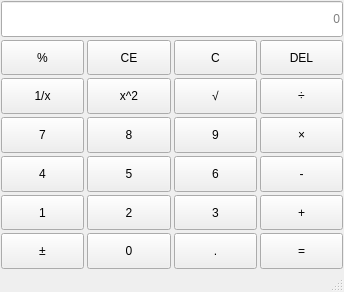
<?xml version="1.0" encoding="UTF-8"?>
<ui version="4.0">
 <class>MainWindow</class>
 <widget class="QMainWindow" name="MainWindow">
  <property name="geometry">
   <rect>
    <x>0</x>
    <y>0</y>
    <width>344</width>
    <height>292</height>
   </rect>
  </property>
  <property name="windowTitle">
   <string>MainWindow</string>
  </property>
  <property name="styleSheet">
   <string notr="true">QPushButton::pressed{
	background-color:rgba(1,1,1,1)
}</string>
  </property>
  <widget class="QWidget" name="centralwidget">
   <layout class="QHBoxLayout" name="horizontalLayout">
    <property name="spacing">
     <number>3</number>
    </property>
    <property name="leftMargin">
     <number>1</number>
    </property>
    <property name="topMargin">
     <number>1</number>
    </property>
    <property name="rightMargin">
     <number>1</number>
    </property>
    <property name="bottomMargin">
     <number>1</number>
    </property>
    <item>
     <layout class="QGridLayout" name="gridLayout_3">
      <item row="2" column="1">
       <widget class="QPushButton" name="square">
        <property name="sizePolicy">
         <sizepolicy hsizetype="Minimum" vsizetype="Minimum">
          <horstretch>0</horstretch>
          <verstretch>0</verstretch>
         </sizepolicy>
        </property>
        <property name="styleSheet">
         <string notr="true">font: 700 20pt &quot;Microsoft YaHei UI&quot;;</string>
        </property>
        <property name="text">
         <string>x^2</string>
        </property>
       </widget>
      </item>
      <item row="5" column="3">
       <widget class="QPushButton" name="plus">
        <property name="sizePolicy">
         <sizepolicy hsizetype="Minimum" vsizetype="Minimum">
          <horstretch>0</horstretch>
          <verstretch>0</verstretch>
         </sizepolicy>
        </property>
        <property name="styleSheet">
         <string notr="true">font: 700 20pt &quot;Microsoft YaHei UI&quot;;</string>
        </property>
        <property name="text">
         <string>+</string>
        </property>
       </widget>
      </item>
      <item row="6" column="3">
       <widget class="QPushButton" name="equal">
        <property name="sizePolicy">
         <sizepolicy hsizetype="Minimum" vsizetype="Minimum">
          <horstretch>0</horstretch>
          <verstretch>0</verstretch>
         </sizepolicy>
        </property>
        <property name="styleSheet">
         <string notr="true">font: 700 20pt &quot;Microsoft YaHei UI&quot;;</string>
        </property>
        <property name="text">
         <string>=</string>
        </property>
       </widget>
      </item>
      <item row="2" column="2">
       <widget class="QPushButton" name="root">
        <property name="sizePolicy">
         <sizepolicy hsizetype="Minimum" vsizetype="Minimum">
          <horstretch>0</horstretch>
          <verstretch>0</verstretch>
         </sizepolicy>
        </property>
        <property name="styleSheet">
         <string notr="true">font: 700 20pt &quot;Microsoft YaHei UI&quot;;</string>
        </property>
        <property name="text">
         <string>√</string>
        </property>
       </widget>
      </item>
      <item row="1" column="3">
       <widget class="QPushButton" name="delete_2">
        <property name="sizePolicy">
         <sizepolicy hsizetype="Minimum" vsizetype="Minimum">
          <horstretch>0</horstretch>
          <verstretch>0</verstretch>
         </sizepolicy>
        </property>
        <property name="styleSheet">
         <string notr="true">font: 700 20pt &quot;Microsoft YaHei UI&quot;;</string>
        </property>
        <property name="text">
         <string>DEL</string>
        </property>
       </widget>
      </item>
      <item row="4" column="0">
       <widget class="QPushButton" name="btn_4">
        <property name="sizePolicy">
         <sizepolicy hsizetype="Minimum" vsizetype="Minimum">
          <horstretch>0</horstretch>
          <verstretch>0</verstretch>
         </sizepolicy>
        </property>
        <property name="styleSheet">
         <string notr="true">font: 700 20pt &quot;Microsoft YaHei UI&quot;;</string>
        </property>
        <property name="text">
         <string>4</string>
        </property>
       </widget>
      </item>
      <item row="1" column="2">
       <widget class="QPushButton" name="C">
        <property name="sizePolicy">
         <sizepolicy hsizetype="Minimum" vsizetype="Minimum">
          <horstretch>0</horstretch>
          <verstretch>0</verstretch>
         </sizepolicy>
        </property>
        <property name="styleSheet">
         <string notr="true">font: 700 20pt &quot;Microsoft YaHei UI&quot;;</string>
        </property>
        <property name="text">
         <string>C</string>
        </property>
       </widget>
      </item>
      <item row="2" column="0">
       <widget class="QPushButton" name="fraction">
        <property name="sizePolicy">
         <sizepolicy hsizetype="Minimum" vsizetype="Minimum">
          <horstretch>0</horstretch>
          <verstretch>0</verstretch>
         </sizepolicy>
        </property>
        <property name="styleSheet">
         <string notr="true">font: 700 20pt &quot;Microsoft YaHei UI&quot;;</string>
        </property>
        <property name="text">
         <string>1/x</string>
        </property>
       </widget>
      </item>
      <item row="3" column="1">
       <widget class="QPushButton" name="btn_8">
        <property name="sizePolicy">
         <sizepolicy hsizetype="Minimum" vsizetype="Minimum">
          <horstretch>0</horstretch>
          <verstretch>0</verstretch>
         </sizepolicy>
        </property>
        <property name="styleSheet">
         <string notr="true">font: 700 20pt &quot;Microsoft YaHei UI&quot;;</string>
        </property>
        <property name="text">
         <string>8</string>
        </property>
       </widget>
      </item>
      <item row="5" column="1">
       <widget class="QPushButton" name="btn_2">
        <property name="sizePolicy">
         <sizepolicy hsizetype="Minimum" vsizetype="Minimum">
          <horstretch>0</horstretch>
          <verstretch>0</verstretch>
         </sizepolicy>
        </property>
        <property name="styleSheet">
         <string notr="true">font: 700 20pt &quot;Microsoft YaHei UI&quot;;</string>
        </property>
        <property name="text">
         <string>2</string>
        </property>
       </widget>
      </item>
      <item row="6" column="0">
       <widget class="QPushButton" name="plusandminus">
        <property name="sizePolicy">
         <sizepolicy hsizetype="Minimum" vsizetype="Minimum">
          <horstretch>0</horstretch>
          <verstretch>0</verstretch>
         </sizepolicy>
        </property>
        <property name="styleSheet">
         <string notr="true">font: 700 20pt &quot;Microsoft YaHei UI&quot;;</string>
        </property>
        <property name="text">
         <string>±</string>
        </property>
       </widget>
      </item>
      <item row="4" column="3">
       <widget class="QPushButton" name="minus">
        <property name="sizePolicy">
         <sizepolicy hsizetype="Minimum" vsizetype="Minimum">
          <horstretch>0</horstretch>
          <verstretch>0</verstretch>
         </sizepolicy>
        </property>
        <property name="styleSheet">
         <string notr="true">font: 700 20pt &quot;Microsoft YaHei UI&quot;;</string>
        </property>
        <property name="text">
         <string>-</string>
        </property>
       </widget>
      </item>
      <item row="5" column="0">
       <widget class="QPushButton" name="btn_1">
        <property name="sizePolicy">
         <sizepolicy hsizetype="Minimum" vsizetype="Minimum">
          <horstretch>0</horstretch>
          <verstretch>0</verstretch>
         </sizepolicy>
        </property>
        <property name="styleSheet">
         <string notr="true">font: 700 20pt &quot;Microsoft YaHei UI&quot;;</string>
        </property>
        <property name="text">
         <string>1</string>
        </property>
       </widget>
      </item>
      <item row="3" column="2">
       <widget class="QPushButton" name="btn_9">
        <property name="sizePolicy">
         <sizepolicy hsizetype="Minimum" vsizetype="Minimum">
          <horstretch>0</horstretch>
          <verstretch>0</verstretch>
         </sizepolicy>
        </property>
        <property name="styleSheet">
         <string notr="true">font: 700 20pt &quot;Microsoft YaHei UI&quot;;</string>
        </property>
        <property name="text">
         <string>9</string>
        </property>
       </widget>
      </item>
      <item row="4" column="1">
       <widget class="QPushButton" name="btn_5">
        <property name="sizePolicy">
         <sizepolicy hsizetype="Minimum" vsizetype="Minimum">
          <horstretch>0</horstretch>
          <verstretch>0</verstretch>
         </sizepolicy>
        </property>
        <property name="styleSheet">
         <string notr="true">font: 700 20pt &quot;Microsoft YaHei UI&quot;;</string>
        </property>
        <property name="text">
         <string>5</string>
        </property>
       </widget>
      </item>
      <item row="4" column="2">
       <widget class="QPushButton" name="btn_6">
        <property name="sizePolicy">
         <sizepolicy hsizetype="Minimum" vsizetype="Minimum">
          <horstretch>0</horstretch>
          <verstretch>0</verstretch>
         </sizepolicy>
        </property>
        <property name="styleSheet">
         <string notr="true">font: 700 20pt &quot;Microsoft YaHei UI&quot;;</string>
        </property>
        <property name="text">
         <string>6</string>
        </property>
       </widget>
      </item>
      <item row="6" column="2">
       <widget class="QPushButton" name="dot">
        <property name="sizePolicy">
         <sizepolicy hsizetype="Minimum" vsizetype="Minimum">
          <horstretch>0</horstretch>
          <verstretch>0</verstretch>
         </sizepolicy>
        </property>
        <property name="styleSheet">
         <string notr="true">font: 700 20pt &quot;Microsoft YaHei UI&quot;;</string>
        </property>
        <property name="text">
         <string>.</string>
        </property>
       </widget>
      </item>
      <item row="3" column="0">
       <widget class="QPushButton" name="btn_7">
        <property name="sizePolicy">
         <sizepolicy hsizetype="Minimum" vsizetype="Minimum">
          <horstretch>0</horstretch>
          <verstretch>0</verstretch>
         </sizepolicy>
        </property>
        <property name="styleSheet">
         <string notr="true">font: 700 20pt &quot;Microsoft YaHei UI&quot;;</string>
        </property>
        <property name="text">
         <string>7</string>
        </property>
       </widget>
      </item>
      <item row="1" column="1">
       <widget class="QPushButton" name="CE">
        <property name="sizePolicy">
         <sizepolicy hsizetype="Minimum" vsizetype="Minimum">
          <horstretch>0</horstretch>
          <verstretch>0</verstretch>
         </sizepolicy>
        </property>
        <property name="styleSheet">
         <string notr="true">font: 700 20pt &quot;Microsoft YaHei UI&quot;;</string>
        </property>
        <property name="text">
         <string>CE</string>
        </property>
       </widget>
      </item>
      <item row="5" column="2">
       <widget class="QPushButton" name="btn_3">
        <property name="sizePolicy">
         <sizepolicy hsizetype="Minimum" vsizetype="Minimum">
          <horstretch>0</horstretch>
          <verstretch>0</verstretch>
         </sizepolicy>
        </property>
        <property name="styleSheet">
         <string notr="true">font: 700 20pt &quot;Microsoft YaHei UI&quot;;</string>
        </property>
        <property name="text">
         <string>3</string>
        </property>
       </widget>
      </item>
      <item row="1" column="0">
       <widget class="QPushButton" name="percentage">
        <property name="sizePolicy">
         <sizepolicy hsizetype="Minimum" vsizetype="Minimum">
          <horstretch>0</horstretch>
          <verstretch>0</verstretch>
         </sizepolicy>
        </property>
        <property name="styleSheet">
         <string notr="true">font: 700 20pt &quot;Microsoft YaHei UI&quot;;</string>
        </property>
        <property name="text">
         <string>%</string>
        </property>
       </widget>
      </item>
      <item row="0" column="0" colspan="4">
       <widget class="QLineEdit" name="display">
        <property name="sizePolicy">
         <sizepolicy hsizetype="Expanding" vsizetype="Minimum">
          <horstretch>0</horstretch>
          <verstretch>0</verstretch>
         </sizepolicy>
        </property>
        <property name="styleSheet">
         <string notr="true">font: 700 20pt &quot;Microsoft YaHei UI&quot;;</string>
        </property>
        <property name="alignment">
         <set>Qt::AlignmentFlag::AlignRight|Qt::AlignmentFlag::AlignTrailing|Qt::AlignmentFlag::AlignVCenter</set>
        </property>
        <property name="placeholderText">
         <string>0</string>
        </property>
       </widget>
      </item>
      <item row="3" column="3">
       <widget class="QPushButton" name="multiple">
        <property name="sizePolicy">
         <sizepolicy hsizetype="Minimum" vsizetype="Minimum">
          <horstretch>0</horstretch>
          <verstretch>0</verstretch>
         </sizepolicy>
        </property>
        <property name="styleSheet">
         <string notr="true">font: 700 20pt &quot;Microsoft YaHei UI&quot;;</string>
        </property>
        <property name="text">
         <string>×</string>
        </property>
       </widget>
      </item>
      <item row="6" column="1">
       <widget class="QPushButton" name="btn_0">
        <property name="sizePolicy">
         <sizepolicy hsizetype="Minimum" vsizetype="Minimum">
          <horstretch>0</horstretch>
          <verstretch>0</verstretch>
         </sizepolicy>
        </property>
        <property name="styleSheet">
         <string notr="true">font: 700 20pt &quot;Microsoft YaHei UI&quot;;</string>
        </property>
        <property name="text">
         <string>0</string>
        </property>
       </widget>
      </item>
      <item row="2" column="3">
       <widget class="QPushButton" name="divide">
        <property name="sizePolicy">
         <sizepolicy hsizetype="Minimum" vsizetype="Minimum">
          <horstretch>0</horstretch>
          <verstretch>0</verstretch>
         </sizepolicy>
        </property>
        <property name="styleSheet">
         <string notr="true">font: 700 20pt &quot;Microsoft YaHei UI&quot;;</string>
        </property>
        <property name="text">
         <string>÷</string>
        </property>
       </widget>
      </item>
     </layout>
    </item>
   </layout>
  </widget>
  <widget class="QMenuBar" name="menubar">
   <property name="geometry">
    <rect>
     <x>0</x>
     <y>0</y>
     <width>344</width>
     <height>17</height>
    </rect>
   </property>
  </widget>
  <widget class="QStatusBar" name="statusbar"/>
 </widget>
 <resources/>
 <connections/>
</ui>
